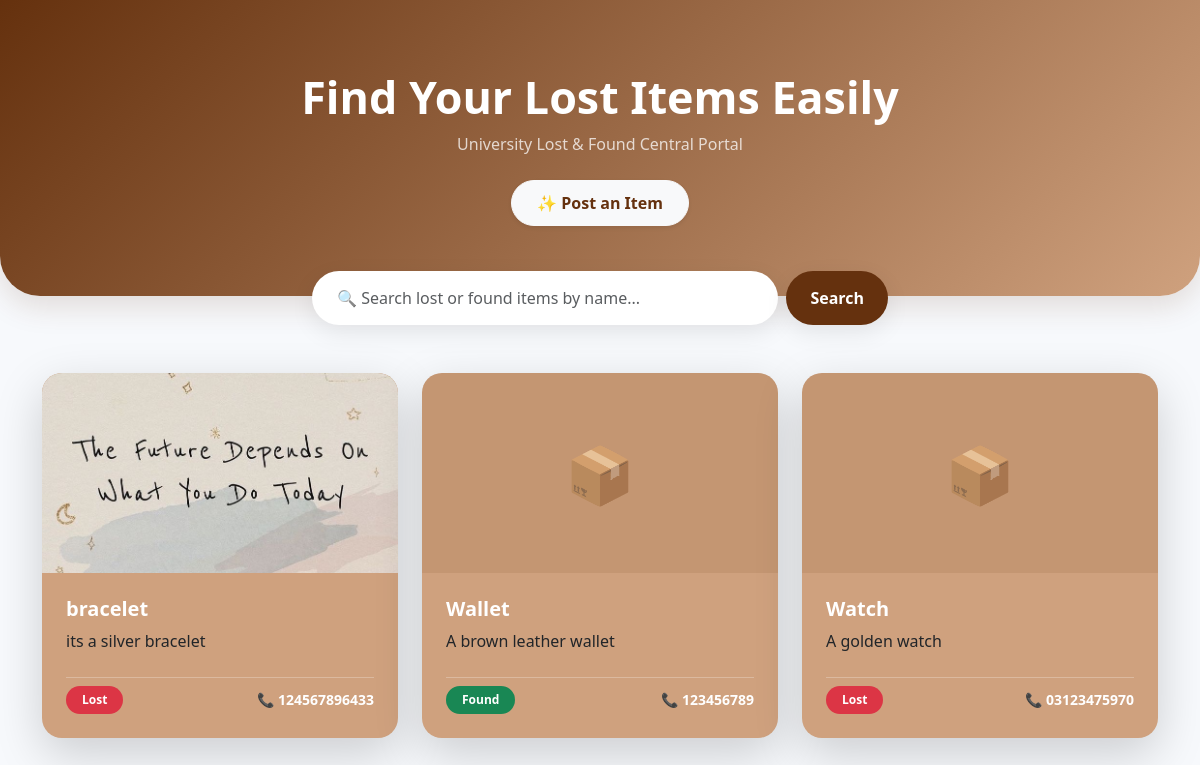
The page / on the database its author committed.
### lostnfound/models.py (models this page shows, shortened)
class Item(models.Model):
    STATUS_CHOICES = (
        ('Lost', 'Lost'),
        ('Found', 'Found'),
        ('Claimed', 'Claimed'), # Added back here for Admin use
    )
    title = models.CharField(max_length=200)
    description = models.TextField()
    status = models.CharField(max_length=10, choices=STATUS_CHOICES)
    contact = models.CharField(max_length=50)
    image = models.ImageField(upload_to='item_images/', blank=True, null=True) # Image functionality restored!
    created_at = models.DateTimeField(auto_now_add=True)

### lostnfound/views.py (the view)
# urls.py: path('', views.home, name='home'),
def home(request):
    query = request.GET.get('q')
    if query:
        items = Item.objects.filter(title__icontains=query, status__in=['Lost', 'Found']).order_by('-created_at')
    else:
        items = Item.objects.filter(status__in=['Lost', 'Found']).order_by('-created_at')
    return render(request, 'home.html', {'items': items, 'query': query})

### templates/home.html (shortened to what this page needs)
<!DOCTYPE html>
<html>
<head>
    <link href="https://cdn.jsdelivr.net/npm/bootstrap@5.3.0/dist/css/bootstrap.min.css" rel="stylesheet">
</head>
<body>
<div class="hero fade-in">
    <h1 style="font-weight: 800; font-size: 2.8rem;">Find Your Lost Items Easily</h1>
    <p class="opacity-75">University Lost & Found Central Portal</p>
    <a href="{% url 'add_item' %}" class="btn btn-light mt-2 btn-post shadow-sm" style="color: #65310e;">
        ✨ Post an Item
    </a>
</div>
<div class="container search-container">
        <form method="GET" action="{% url 'home' %}" class="d-flex gap-2">
    <input type="text"  name="q" class="form-control search-bar" value="{{ query|default:'' }}" placeholder="🔍 Search lost or found items by name...">
 <button type="submit" class="search-bar btn text-white px-4 fw-bold border-radius" style="background-color: #65310e;">Search</button>
    </form>
</div>
<div class="container mt-5 mb-5">
    <div class="row">
        {% for item in items %}
        <div class="col-md-4 mb-4">
            <div class="card border-0 shadow-lg h-100 item-card">
                <div class="card-media-wrapper">
                    {% if item.image %}
                        <img src="{{ item.image.url }}" class="card-img-top" alt="{{ item.title }}">
                    {% else %}
                        <div class="placeholder-icon">📦</div>
                    {% endif %}
                </div>
                <div class="card-body d-flex flex-column justify-content-between p-4">
                    <div>
                        <h5 class="card-title card-title-text mb-2">{{ item.title }}</h5>
                        <p class="card-text card-desc-text">
                            {{ item.description|truncatewords:20 }}
                        </p>
                    </div>
                    <div class="d-flex justify-content-between align-items-center mt-4 pt-2 border-top border-white border-opacity-25">
                        <span class="badge {% if item.status == 'Lost' %}bg-danger{% else %}bg-success{% endif %} px-3 py-2 rounded-pill">
                            {{ item.status }}
                        </span>
                        <small class="text-white fw-bold">
                            📞 {{ item.contact }}
                        </small>
                    </div>
                </div>
            </div>
        </div>
        {% empty %}
        <div class="col-12 text-center py-5">
            <h3 class="text-muted">No items found matching your request.</h3>
        </div>
        {% endfor %}
    </div>
</div>
</body>
</html>

### templates/home.html (style rules this page uses)
body { background: #f7f9fc; }
.hero { background: linear-gradient(135deg, #65310e, #cfa17e); color: white; padding: 70px 20px; text-align: center; border-radius: 0 0 40px 40px; box-shadow: 0 10px 30px rgba(101, 49, 14, 0.15); }
.search-container { max-width: 600px; margin: -25px auto 0 auto; position: relative; z-index: 10; }
.search-bar { border-radius: 30px; box-shadow: 0 8px 25px rgba(0,0,0,0.08); border: none; padding: 15px 25px; }
.item-card { background-color: #cfa17e; transition: all 0.3s cubic-bezier(0.25, 0.8, 0.25, 1); border-radius: 20px; overflow: hidden; display: flex; flex-direction: column; }
.card-media-wrapper { height: 200px; width: 100%; overflow: hidden; background-color: rgba(101, 49, 14, 0.1); display: flex; align-items: center; justify-content: center; }
.card-img-top { height: 100%; width: 100%; object-fit: cover; }
.placeholder-icon { font-size: 3.5rem; opacity: 0.6; }
.card-title { color: #ffffff; font-weight: 700; }
.fade-in { animation: fadeIn 0.8s ease-in-out; }
.btn-post { transform: scale(1); transition: 0.2s; font-weight: 600; padding: 10px 25px; border-radius: 25px; }

### rows shown on the page
Item: image (picture), title "bracelet", description "its a silver bracelet", status "Lost", contact "124567896433"
Item: title "Wallet", description "A brown leather wallet", status "Found", contact "123456789"
Item: title "Watch", description "A golden watch", status "Lost", contact "03123475970"
